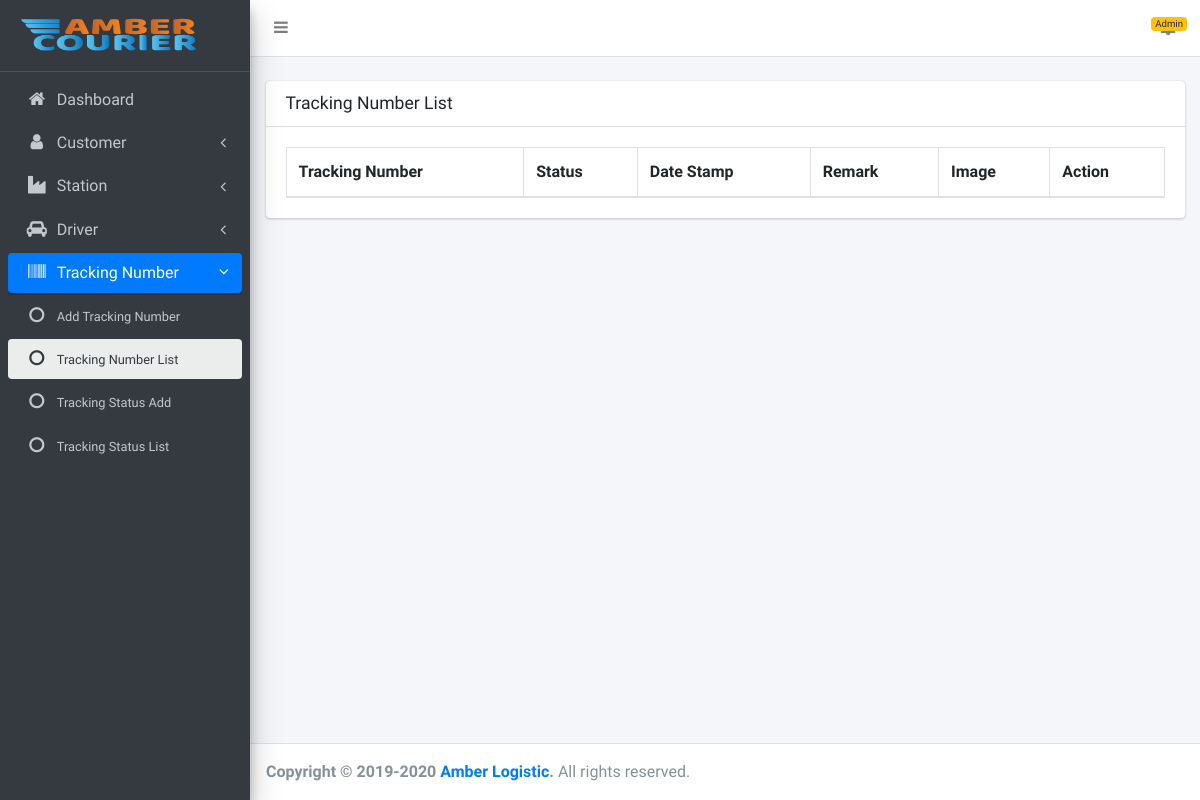
The app's page /admin/tracking-numbers/single.php?tracking_number=A00001 (signed in), older data.
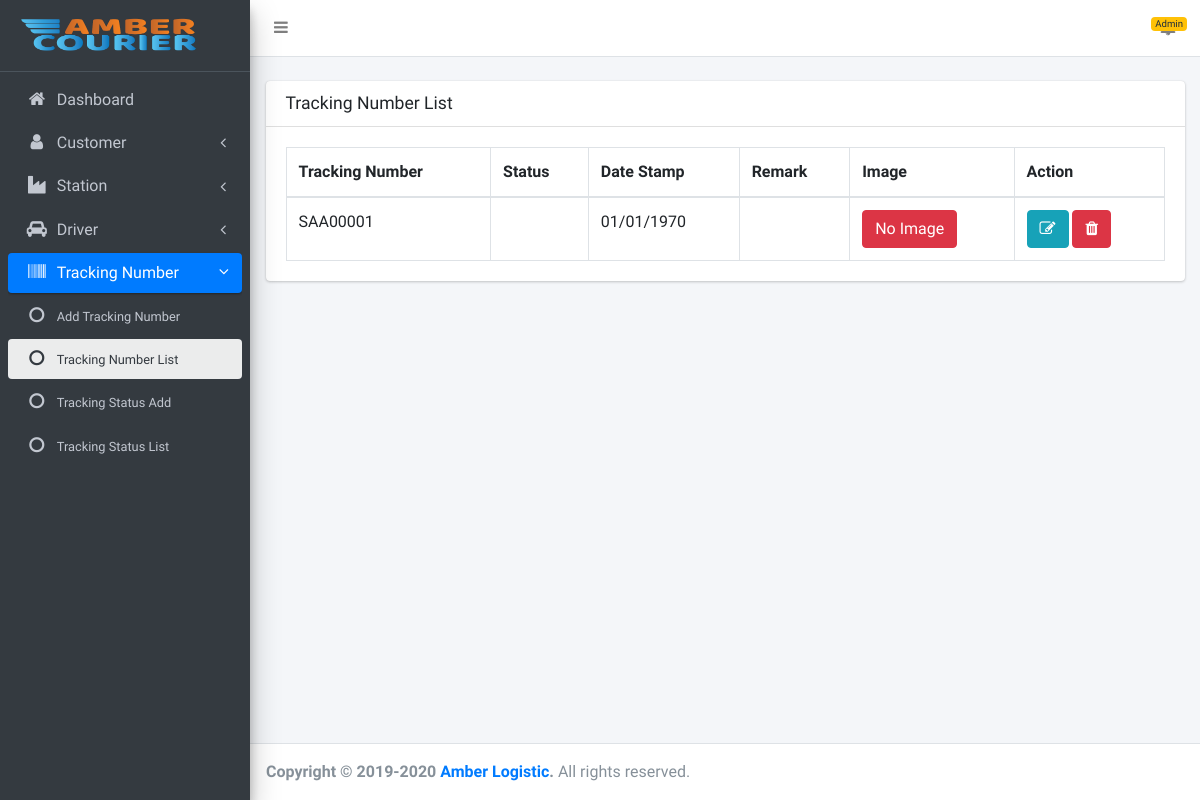
The same page, newer data.
### tables this page shows
CREATE TABLE `tracking_numbers` (
  `id` int(11) NOT NULL,
  `tracking_number` varchar(255) DEFAULT NULL,
  `station_prefix_id` int(11) DEFAULT NULL,
  `status_id` int(11) DEFAULT NULL,
  `date_stamp` varchar(255) DEFAULT NULL,
  `image_path` varchar(255) DEFAULT NULL,
  `remark` mediumtext DEFAULT NULL,
  `sender_id` int(11) DEFAULT NULL,
  `receiver_id` int(11) DEFAULT NULL,
  `parcel_type` int(11) DEFAULT NULL COMMENT '1=Parcel,2=Document,3=Heavy Shipment',
  `created_at` timestamp NULL DEFAULT current_timestamp()
);

CREATE TABLE `station_prefix` (
  `id` int(11) NOT NULL,
  `name` varchar(255) DEFAULT NULL,
  `station_id` int(11) DEFAULT NULL,
  `created_at` timestamp NULL DEFAULT current_timestamp()
);

### admin/tracking-numbers/single.php (the view, shortened to what this page needs)
<?php
include(ROOT_PATH . "includes/db.php");
$tracking_number = $_GET['tracking_number'];
$query = "SELECT * FROM tracking_numbers WHERE tracking_number='$tracking_number' ORDER BY id DESC ";
$result = mysqli_query($con, $query);
?>
<!DOCTYPE html>
<html lang="en">
<?php
include(ROOT_PATH . "admin/includes/head.php"); ?>
<body class="hold-transition sidebar-mini layout-fixed">
<div class="wrapper">
    <?php
    include(ROOT_PATH . "admin/includes/header.php");
    include(ROOT_PATH . "admin/includes/sidebar.php");
    ?>
    <div class="content-wrapper">
        <br>
        <section class="content">
            <div class="container-fluid">
                <div class="row">
                    <div class="col-md-12">
                        <div class="card">
                            <div class="card-header">
                                <h3 class="card-title">Tracking Number List</h3>
                            </div>
                            <div class="card-body">
                                <table class="table table-bordered" id="result" width="100%" cellspacing="0">
                                    <thead>
                                    <tr>
                                        <th>Tracking Number</th>
                                        <th>Status</th>
                                        <th>Date Stamp</th>
                                        <th>Remark</th>
                                        <th>Image</th>
                                        <th>Action</th>
                                    </tr>
                                    </thead>
                                    <tbody>
                                    <?php
                                    while ($row = mysqli_fetch_assoc($result)) {
                                        ?>
                                    <tr id="row<?php echo $row['id']; ?>">
                                        <td scope="row">
                                            <?php
                                            $prefix_id = $row['station_prefix_id'];
                                            $query_prefix = "select * from station_prefix where id='$prefix_id' LIMIT 1";
                                            $result_prefix = mysqli_query($con, $query_prefix);
                                            $row_prefix = mysqli_fetch_assoc($result_prefix);
                                            echo $row_prefix['name'].$row['tracking_number']; ?>
                                        </td>
                                        <td>
                                        </td>
                                        <td><?php echo date('d/m/Y', $row['date_stamp']); ?></td>
                                        <td><?php echo $row['remark'] ?></td>
                                        <td>
                                            <?php
                                            if (isset($row['image_path']) && !empty($row['image_path'])) {
                                                ?>
                                                <button class='btn btn-primary' id='<?php echo "../".$row['image_path'] ?>' onclick='imageFunction(this.id)'>View Image</button>
                                                <?php
                                            } else {
                                                ?>
                                                <button class='btn btn-danger' id = '../upload/default/no-image.png' onclick='imageFunction(this.id)'>No Image</button>
                                                <?php
                                            }
                                            ?>
                                        </td>
                                        <td>
                                            <a class="btn btn-info"
                                               href="edit.php?id=<?php echo $row['id']; ?>"><i
                                                    class="fa fa-edit"></i></a>
                                            <button class="btn btn-danger" onclick="deleteFunction(this.id)"
                                                    id="<?php echo $row['id']; ?>"><i
                                                    class="fa fa-trash"></i>
                                            </button>
                                        </td>
                                    </tr>
                                    <?php
                                    }
                                    ?>
                                    </tbody>
                                </table>
                            </div>
                        </div>
                    </div>
                </div>
            </div>
        </section>
    </div>
    <?php include(ROOT_PATH . "admin/includes/footer.php"); ?>
</div>
</body>
</html>

Row changes from the older to the newer data that the page shows:
added tracking_numbers: station_prefix.name "SA", tracking_number "A00001", date_stamp "01/01/1970", shows "No Image"
